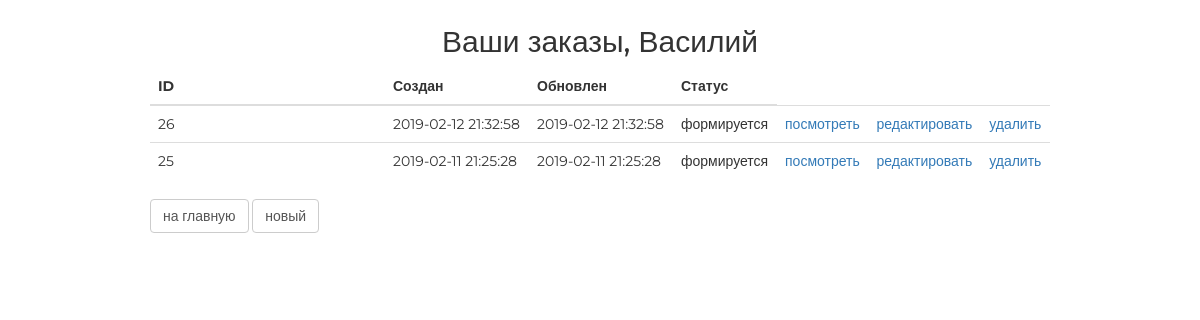
The page /order/ (signed in) on the database its author committed.
### authapp/models.py (models this page shows, shortened)
class ShopUser(AbstractUser):
    avatar = models.ImageField(upload_to='users_avatars', blank=True)
    age = models.PositiveIntegerField(verbose_name='возраст', default=18)
    activation_key = models.CharField(max_length=128, blank=True)
    activation_key_expires = models.DateTimeField(default=(now() + timedelta(hours=48)))

### ordersapp/models.py (models this page shows, shortened)
class Order(models.Model):
    FORMING = 'FM'
    SENT_TO_PROCEED = 'STP'
    PROCEED = 'PRD'
    PAID = 'PD'
    READY = 'RDY'
    CANCEL = 'CNC'
    ORDER_STATUS_CHOICES = (
        (FORMING, 'формируется'),
        (SENT_TO_PROCEED, 'отправлен в обработку'),
        (PROCEED, 'обрабатывается'),
        (PAID, 'оплачен'),
        (READY, 'готов к выдаче'),
        (CANCEL, 'отменен'),
    )
    user = models.ForeignKey(settings.AUTH_USER_MODEL, on_delete=models.CASCADE)
    created = models.DateTimeField(verbose_name='создан', auto_now_add=True)
    updated = models.DateTimeField(verbose_name='обновлен', auto_now=True)
    status = models.CharField(verbose_name='статус', max_length=3, choices=ORDER_STATUS_CHOICES, default=FORMING)
    is_active = models.BooleanField(verbose_name='активен', default=True)
    class Meta:
        ordering = ('-created',)
        verbose_name = 'заказ'
        verbose_name_plural = 'заказы'

### ordersapp/views.py (the view)
# urls.py: path('', ordersapp.OrderList.as_view(), name='order_list'),
class OrderList(ListView):
    model = Order
    def get_queryset(self):
        return Order.objects.filter(user=self.request.user)

### mainapp/context_processors.py (called while the page is built)
def basket(request):
    print(f'context processor basket works')
    basket = []
    if request.user.is_authenticated:
        basket = Basket.objects.filter(user=request.user)
    return {'basket': basket, }

### ordersapp/templates/ordersapp/order_list.html
{% extends 'ordersapp/base.html' %}
{% load staticfiles %}
{% block content %}
    <div class="h2 text-center head">
        Ваши заказы,
        {% if user.first_name %}
            {{ user.first_name|title }}
        {% else %}
            Пользователь
        {% endif %}
    </div>
    <table class="table orders_list">
        <thead>
            <tr>
                <th>ID</th>
                <th>Создан</th>
                <th>Обновлен</th>
                <th>Статус</th>
            </tr>
        </thead>
    <tbody>
        {% for item in object_list %}
            {% if item.is_active %}
                <tr>
                    <td class="tdl orders_list">{{ item.pk }}</td>
                    <td>{{ item.created|date:"Y-m-d H:i:s" }}</td>
                    <td>{{ item.updated|date:"Y-m-d H:i:s" }}</td>
                    <td>{{ item.get_status_display }}</td>
                    <td>
                        <a href="{% url 'ordersapp:order_read' item.pk %}">посмотреть</a>
                    </td>
                    <td>
                        {% if item.status == 'FM' %}
                            <a href="{% url 'ordersapp:order_update' item.pk %}">редактировать</a>
                        {% endif %}
                    </td>
                    <td>
                        {% if item.status == 'FM' %}
                            <a href="{% url 'ordersapp:order_delete' item.pk %}">удалить</a>
                        {% endif %}
                    </td>
                </tr>
            {% endif %}
        {% endfor %}
    </tbody>
    </table>
    <button class="btn btn-default btn-round">
        <a href="{% url 'main' %}">на главную</a>
    </button>
    <button class="btn btn-default btn-round">
        <a href="{% url 'ordersapp:order_create' %}">новый</a>
    </button>
{% endblock %}

### static/css/style.css (style rules this page uses)
* { margin: 0; padding: 0; }
.order_container button a { text-decoration: none; color: #555; }
.table.orders_list { min-width: 600px; }
body { font-family: 'Montserrat', sans-serif; }
html, body { height: 100%; }
table { width: 100%; }
td:first-child { width: 235px; }

### rows shown on the page
ShopUser: first_name "Василий"
Order: pk "26", created "2019-02-12 21:32:58", updated "2019-02-12 21:32:58", status "формируется", shows "редактировать", shows "удалить"
Order: pk "25", created "2019-02-11 21:25:28", updated "2019-02-11 21:25:28", status "формируется", shows "редактировать", shows "удалить"
